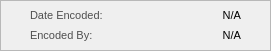
    <widget class="QFrame" name="basePopUpBodyFrame_4">
     <property name="geometry">
      <rect>
       <x>690</x>
       <y>570</y>
       <width>271</width>
       <height>51</height>
      </rect>
     </property>
     <property name="styleSheet">
      <string notr="true">#basePopUpBodyFrame_4 {
	background-color: rgb(247, 247, 247);
	border: 1px solid rgb(194, 194, 194);
	border-radius: 10px;
}</string>
     </property>
     <property name="frameShape">
      <enum>QFrame::Shape::StyledPanel</enum>
     </property>
     <property name="frameShadow">
      <enum>QFrame::Shadow::Raised</enum>
     </property>
     <widget class="QLabel" name="label_DateEncoded">
      <property name="geometry">
       <rect>
        <x>30</x>
        <y>0</y>
        <width>81</width>
        <height>31</height>
       </rect>
      </property>
      <property name="font">
       <font>
        <family>Arial</family>
        <pointsize>8</pointsize>
       </font>
      </property>
      <property name="styleSheet">
       <string notr="true">#label_DateEncoded{
	background-color:transparent;
	color:#4f4f4f;
}</string>
      </property>
      <property name="text">
       <string>Date Encoded:</string>
      </property>
      <property name="alignment">
       <set>Qt::AlignmentFlag::AlignLeading|Qt::AlignmentFlag::AlignLeft|Qt::AlignmentFlag::AlignVCenter</set>
      </property>
     </widget>
     <widget class="QLabel" name="inst_display_DateEncoded">
      <property name="geometry">
       <rect>
        <x>30</x>
        <y>0</y>
        <width>211</width>
        <height>31</height>
       </rect>
      </property>
      <property name="font">
       <font>
        <family>Arial</family>
        <pointsize>8</pointsize>
       </font>
      </property>
      <property name="styleSheet">
       <string notr="true">#display_DateEncoded{
	background-color:transparent;
	color:#4f4f4f;
}</string>
      </property>
      <property name="text">
       <string>N/A</string>
      </property>
      <property name="alignment">
       <set>Qt::AlignmentFlag::AlignRight|Qt::AlignmentFlag::AlignTrailing|Qt::AlignmentFlag::AlignVCenter</set>
      </property>
     </widget>
     <widget class="QLabel" name="inst_display_EncodedBy">
      <property name="geometry">
       <rect>
        <x>30</x>
        <y>20</y>
        <width>211</width>
        <height>31</height>
       </rect>
      </property>
      <property name="font">
       <font>
        <family>Arial</family>
        <pointsize>8</pointsize>
       </font>
      </property>
      <property name="styleSheet">
       <string notr="true">#display_EncodedBy{
	background-color:transparent;
	color:#4f4f4f;
}</string>
      </property>
      <property name="text">
       <string>N/A</string>
      </property>
      <property name="alignment">
       <set>Qt::AlignmentFlag::AlignRight|Qt::AlignmentFlag::AlignTrailing|Qt::AlignmentFlag::AlignVCenter</set>
      </property>
     </widget>
     <widget class="QLabel" name="label_EncodedBy">
      <property name="geometry">
       <rect>
        <x>30</x>
        <y>20</y>
        <width>81</width>
        <height>31</height>
       </rect>
      </property>
      <property name="font">
       <font>
        <family>Arial</family>
        <pointsize>8</pointsize>
       </font>
      </property>
      <property name="styleSheet">
       <string notr="true">#label_EncodedBy{
	background-color:transparent;
	color:#4f4f4f;
}</string>
      </property>
      <property name="text">
       <string>Encoded By:</string>
      </property>
      <property name="alignment">
       <set>Qt::AlignmentFlag::AlignLeading|Qt::AlignmentFlag::AlignLeft|Qt::AlignmentFlag::AlignVCenter</set>
      </property>
     </widget>
    </widget>
